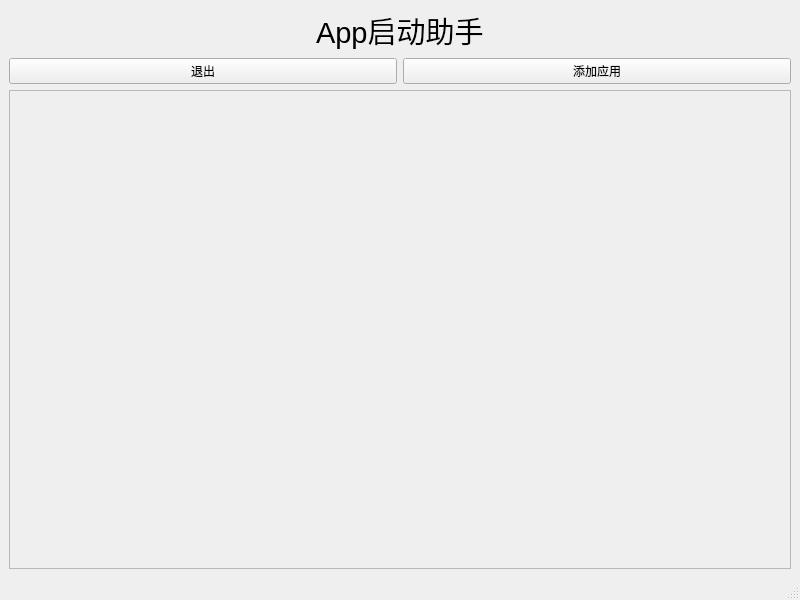
<?xml version="1.0" encoding="UTF-8"?>
<ui version="4.0">
 <class>MainWindow</class>
 <widget class="QMainWindow" name="MainWindow">
  <property name="geometry">
   <rect>
    <x>0</x>
    <y>0</y>
    <width>800</width>
    <height>600</height>
   </rect>
  </property>
  <property name="windowTitle">
   <string>MainWindow</string>
  </property>
  <widget class="QWidget" name="centralwidget">
   <layout class="QVBoxLayout" name="verticalLayout">
    <item>
     <layout class="QHBoxLayout" name="horizontalLayout">
      <item>
       <spacer name="horizontalSpacer">
        <property name="orientation">
         <enum>Qt::Horizontal</enum>
        </property>
        <property name="sizeHint" stdset="0">
         <size>
          <width>40</width>
          <height>20</height>
         </size>
        </property>
       </spacer>
      </item>
      <item>
       <widget class="QLabel" name="label">
        <property name="font">
         <font>
          <pointsize>22</pointsize>
         </font>
        </property>
        <property name="text">
         <string>App启动助手</string>
        </property>
       </widget>
      </item>
      <item>
       <spacer name="horizontalSpacer_2">
        <property name="orientation">
         <enum>Qt::Horizontal</enum>
        </property>
        <property name="sizeHint" stdset="0">
         <size>
          <width>40</width>
          <height>20</height>
         </size>
        </property>
       </spacer>
      </item>
     </layout>
    </item>
    <item>
     <layout class="QHBoxLayout" name="horizontalLayout_2">
      <item>
       <widget class="QPushButton" name="btn_exit">
        <property name="text">
         <string>退出</string>
        </property>
       </widget>
      </item>
      <item>
       <widget class="QPushButton" name="btn_addApp">
        <property name="text">
         <string>添加应用</string>
        </property>
       </widget>
      </item>
     </layout>
    </item>
    <item>
     <widget class="QScrollArea" name="scrollArea">
      <property name="widgetResizable">
       <bool>true</bool>
      </property>
      <widget class="QWidget" name="scrollAreaWidgetContents">
       <property name="geometry">
        <rect>
         <x>0</x>
         <y>0</y>
         <width>780</width>
         <height>437</height>
        </rect>
       </property>
       <layout class="QVBoxLayout" name="verticalLayout_2">
        <item>
         <widget class="QWidget" name="appWidget" native="true"/>
        </item>
       </layout>
      </widget>
     </widget>
    </item>
   </layout>
  </widget>
  <widget class="QMenuBar" name="menubar">
   <property name="geometry">
    <rect>
     <x>0</x>
     <y>0</y>
     <width>800</width>
     <height>27</height>
    </rect>
   </property>
  </widget>
  <widget class="QStatusBar" name="statusbar"/>
 </widget>
 <resources/>
 <connections/>
</ui>
